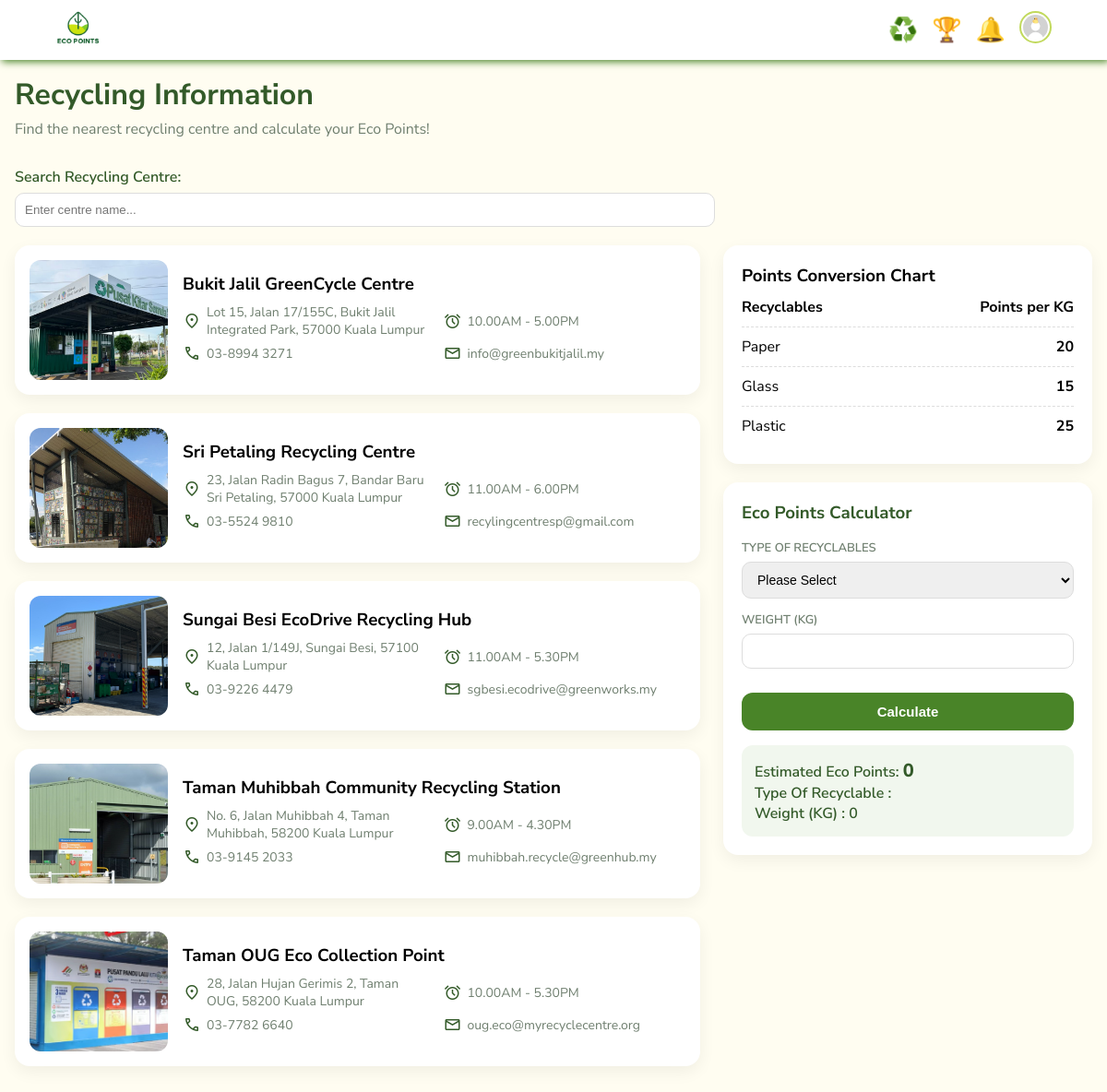
Page /challenger/viewRecyclingInfo.php (signed in) on the committed database.
### tables this page shows
CREATE TABLE IF NOT EXISTS `recycling_centre` (
  `centre_id` varchar(10) NOT NULL,
  `name` varchar(255) NOT NULL,
  `contact_no` varchar(50) NOT NULL,
  `address` varchar(255) NOT NULL,
  `email` varchar(50) NOT NULL,
  `operation_hour` varchar(50) NOT NULL,
  `recycle_admin_id` varchar(10) NOT NULL,
  `file_path` text NOT NULL,
  `is_deleted` tinyint NOT NULL,
  PRIMARY KEY (`centre_id`),
  UNIQUE KEY `centre_id` (`centre_id`),
  KEY `recycle_admin_id` (`recycle_admin_id`)
);

CREATE TABLE IF NOT EXISTS `recyclable` (
  `recyclable_id` varchar(10) NOT NULL,
  `type` varchar(50) NOT NULL,
  `points_per_kg` int NOT NULL,
  `is_deleted` tinyint NOT NULL,
  PRIMARY KEY (`recyclable_id`),
  UNIQUE KEY `recyclable_id` (`recyclable_id`)
);

### challenger/viewRecyclingInfo.php (the view, shortened to what this page needs)
<?php
    include('../conn.php');
    $sql_centre = "SELECT * FROM recycling_centre
    ORDER BY name";
    $result_centre = mysqli_query($con, $sql_centre);
    while ($row = mysqli_fetch_assoc($result_centre)) {
        $centre_record[] = $row;
    }
    $sql_recyclables = "SELECT * FROM recyclable";
    $result_recyclables = mysqli_query($con, $sql_recyclables);
    while ($row = mysqli_fetch_assoc($result_recyclables)) {
        $recyclable_record[] = $row;
    }
?>
<!DOCTYPE html>
<html lang="en">
<head>
    <link href="../commonStyle.css" rel="stylesheet">
</head>
<body>
    <?php include "challengerTaskbar.php"; ?>
    <div class = "content">
        <div class = "title">
            <h1>Recycling Information</h1>
            <p>Find the nearest recycling centre and calculate your Eco Points!</p>
        </div>
        <div class = "search_container">
            <div class="search_section">
                <label for="searchInput" style="font-weight:600; color:var(--dark-green);">
                    Search Recycling Centre:
                </label>
                <input type="text" id="searchInput" placeholder="Enter centre name...">
            </div>
        </div>
        <div class = "section">
            <div class = "recycling_center" id = "centersContainer">
                <?php foreach ($centre_record as $row): ?>
                    <div class="center_list">
                        <div class="center_img"
                            style="background-image:url('../<?php echo $row['file_path']; ?>')">
                        </div>
                        <div class="center_details">
                            <div class="first">
                                <h3><?php echo $row['name']; ?></h3>
                            </div>
                            <div class="row">
                                <div class="info">
                                    <span class="material-symbols-outlined">
                                    </span>
                                    <?php echo $row['address']; ?>
                                </div>
                                <div class="info">
                                    <span class="material-symbols-outlined">
                                    </span>
                                    <?php echo $row['operation_hour']; ?>
                                </div>
                            </div>
                            <div class="row">
                                <div class="info">
                                    <span class="material-symbols-outlined">
                                    </span>
                                    <?php echo $row['contact_no']; ?>
                                </div>
                                <div class="info">
                                    <span class="material-symbols-outlined">
                                    </span>
                                    <?php echo $row['email']; ?>
                                </div>
                            </div>
                        </div>
                    </div>
                <?php endforeach; ?>
            </div>
        <div class="points">
            <div class = "points_conversion_chart">
                <h3>Points Conversion Chart</h3>
                <div class = "points-row">
                    <span style = "font-weight: 700;">Recyclables</span>
                    <strong>Points per KG</strong>
                </div>
                <?php foreach ($recyclable_record as $row): ?>
                    <div class="points-row">
                        <span><?php echo $row['type']; ?></span>
                        <strong><?php echo $row['points_per_kg']; ?></strong>
                    </div>
                <?php endforeach; ?>
            </div>
            <div class="points_calculator">
                <h3>Eco Points Calculator</h3>
                <form id="pointsForm" method="POST">
                    <div class="type_select_section">
                        <label for="type">TYPE OF RECYCLABLES</label>
                        <select id="type" name="type" required>
                            <option value="">Please Select</option>
                        </select>
                    </div>
                    <div class="weight_section">
                        <label for="weight">WEIGHT (KG)</label>
                        <input type="number" id="weight" name="weight" step="0.01" min="0" required>
                    </div>
                    <button type="submit" class="calc-btn">Calculate</button>
                </form>
                <div id="pointsResult" class="points_result" style="display:none;">
                    Estimated Eco Points: <span id="pointsValue" style = "font-weight: 800; font-size: 20px;">0</span><br>
                    Type Of Recyclable  : <span id="recyclableValue">-</span><br>
                    Weight (KG)         : <span id="weightValue">-</span>
                </div>
            </div>
        </div>
    </div>
</body>
</html>

### commonStyle.css (style rules this page uses)
body { font-family: "Nunito Sans", sans-serif; background-color: #FFFDF1 ; }

### challenger/viewRecyclingInfo.php (style rules this page uses)
:root { --dark-green:#335a29; --mid-green:#498428; --text:#2E3A2E; --grey:#6F7F6F; --white: #ffffff; }
* { box-sizing: border-box; margin: 0; padding: 0; }
.content { max-width: 1200px; margin: 0 auto; padding: 16px; }
.title h1 { color:var(--dark-green); margin-bottom:5px; }
.title p { color:var(--grey); margin-bottom:30px; }
.section { display: flex; gap: 25px; }
.recycling_center { width: 65%; }
.points { width: 35%; position: sticky; top: 20px; }
.center_list { display:flex; gap:16px; align-items:center; background:var(--white); padding:16px; border-radius:16px; margin-bottom:20px; box-shadow:0 6px 18px rgba(0,0,0,.06); }
.center_img { width:150px; height:130px; border-radius:12px; background:#ddd; background-size:cover; background-position:center; flex-shrink:0; }
.center_details { flex:1; }
.first h3 { margin:0 0 8px; color:var(--green); }
.row { display:grid; grid-template-columns: 1fr 1fr; gap:20px; margin-bottom:6px; }
.info { font-size:14px; color:var(--grey); display: flex; align-items: center; gap: 6px; min-width: 0; overflow-wrap: break-word; word-break: break-word; }
.points_conversion_chart { background-color: #ffffff; padding: 20px; border-radius: 16px; box-shadow: 0 6px 18px rgba(0,0,0,.06); margin-bottom: 20px; }
.points-row { display:flex; justify-content:space-between; padding:10px 0; border-bottom:1px dashed #ddd; }
.points-row:last-child { border:none; }
.calc-btn { width:100%; margin-top:12px; padding:12px; border:none; border-radius:12px; background:var(--mid-green); color:white; font-size:15px; font-weight:600; cursor:pointer; }
.points_calculator { background: var(--white); border-radius: 16px; padding: 20px; margin-top: 20px; box-shadow: 0 6px 18px rgba(0,0,0,.06); }
.points_calculator h3 { margin-bottom: 16px; color: var(--dark-green); }
.type_select_section, .weight_section { margin-bottom: 14px; }
.type_select_section label, .weight_section label { display: block; font-size: 13px; font-weight: 600; margin-bottom: 6px; color: var(--grey); }
.type_select_section select, .weight_section input { width: 100%; padding: 10px 12px; border-radius: 10px; border: 1px solid #ddd; font-size: 14px; }
.points_result { margin-top: 16px; padding: 14px; border-radius: 12px; background: #f1f7ee; color: var(--dark-green); font-size: 16px; font-weight: 550; text-align: left; }
.search_section { margin-bottom: 20px; width: 65%; }
.search_section input { width:100%; padding:10px; border-radius:10px; border:1px solid #ddd; margin-top:6px; }
.material-symbols-outlined { font-size: 20px; line-height: 1; display: flex; align-items: center; justify-content: center; color: var(--dark-green); }

### rows in the picture
recycling_centre: file_path (picture), name "Bukit Jalil GreenCycle Centre", address "Lot 15, Jalan 17/155C, Bukit Jalil Integrated Park, 57000 Kuala Lumpur", operation_hour "10.00AM - 5.00PM", contact_no "03-8994 3271", email "info@greenbukitjalil.my"
recycling_centre: file_path (picture), name "Sri Petaling Recycling Centre", address "23, Jalan Radin Bagus 7, Bandar Baru Sri Petaling, 57000 Kuala Lumpur", operation_hour "11.00AM - 6.00PM", contact_no "03-5524 9810", email "recylingcentresp@gmail.com"
recycling_centre: file_path (picture), name "Sungai Besi EcoDrive Recycling Hub", address "12, Jalan 1/149J, Sungai Besi, 57100 Kuala Lumpur", operation_hour "11.00AM - 5.30PM", contact_no "03-9226 4479", email "sgbesi.ecodrive@greenworks.my"
recycling_centre: file_path (picture), name "Taman Muhibbah Community Recycling Station", address "No. 6, Jalan Muhibbah 4, Taman Muhibbah, 58200 Kuala Lumpur", operation_hour "9.00AM - 4.30PM", contact_no "03-9145 2033", email "muhibbah.recycle@greenhub.my"
recycling_centre: file_path (picture), name "Taman OUG Eco Collection Point", address "28, Jalan Hujan Gerimis 2, Taman OUG, 58200 Kuala Lumpur", operation_hour "10.00AM - 5.30PM", contact_no "03-7782 6640", email "oug.eco@myrecyclecentre.org"
recyclable: type "Paper", points_per_kg "20"
recyclable: type "Glass", points_per_kg "15"
recyclable: type "Plastic", points_per_kg "25"
